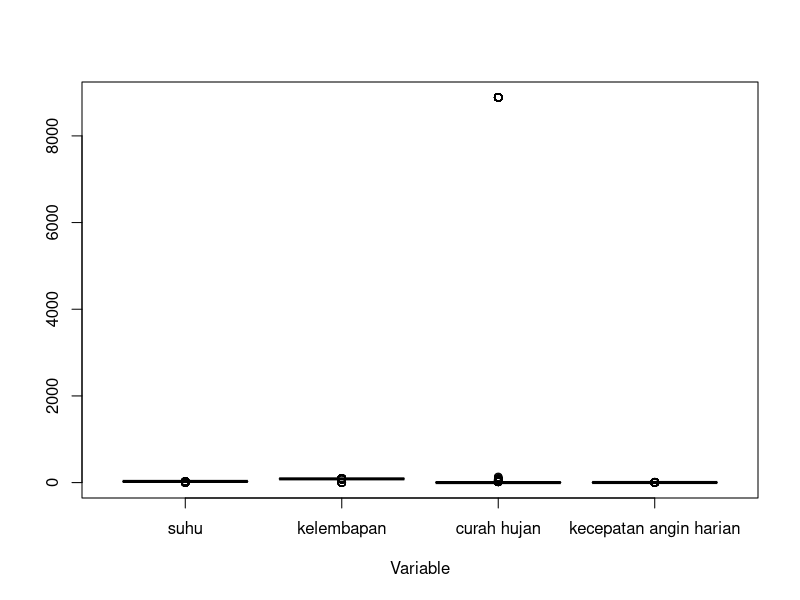
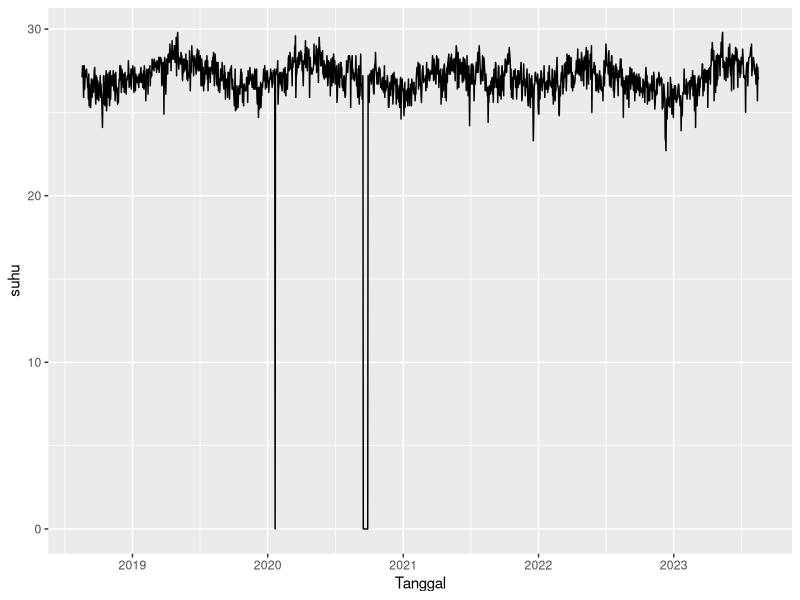
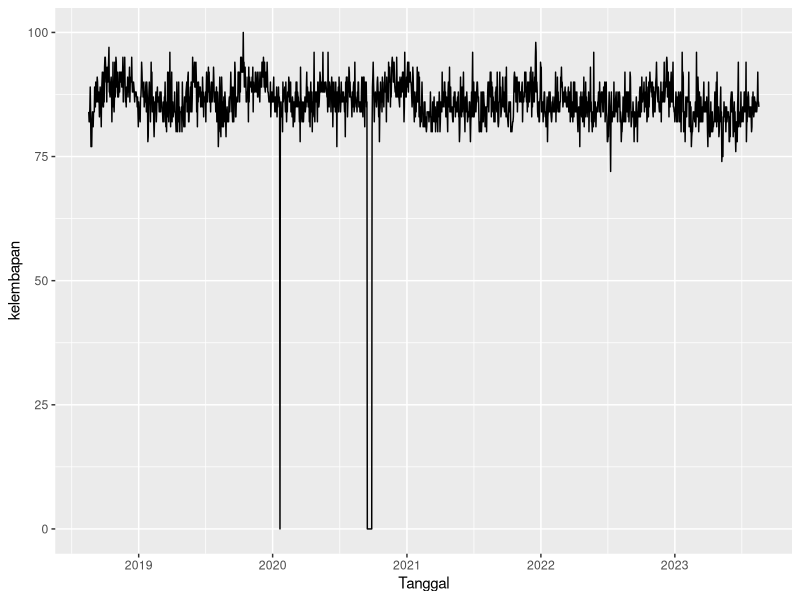
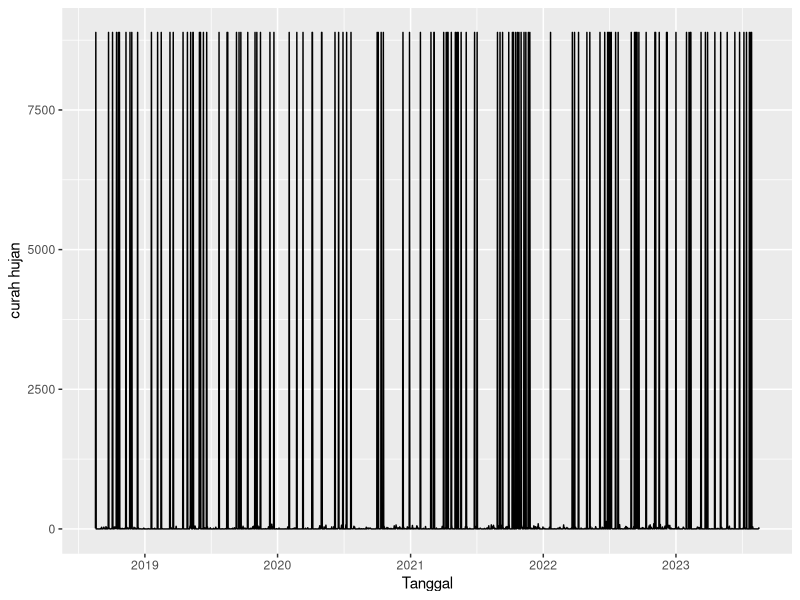
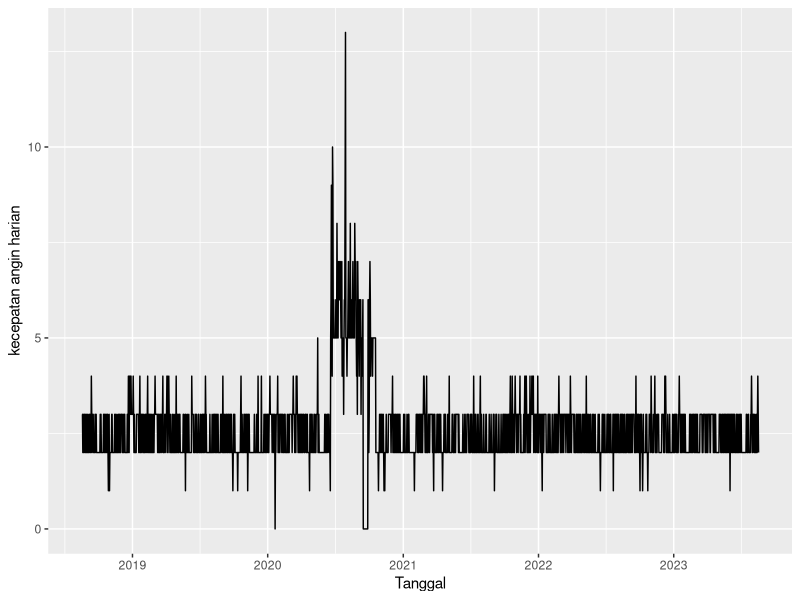
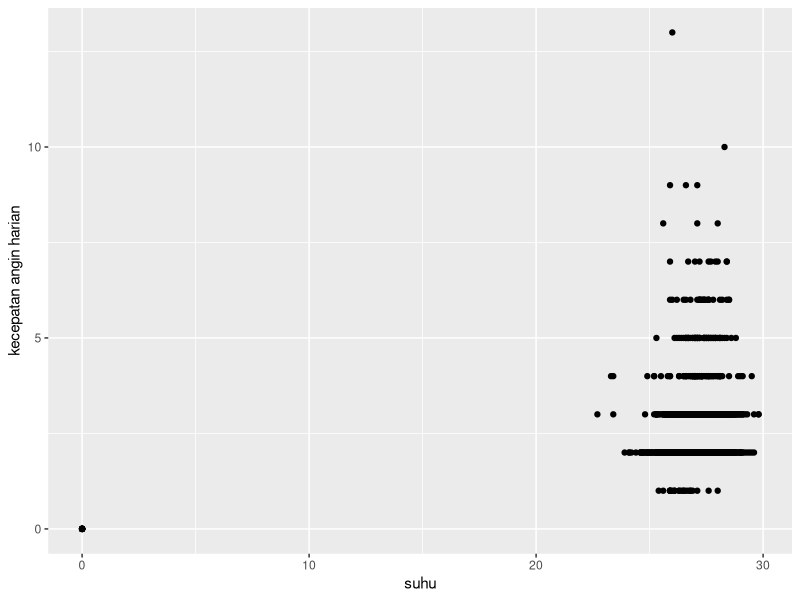
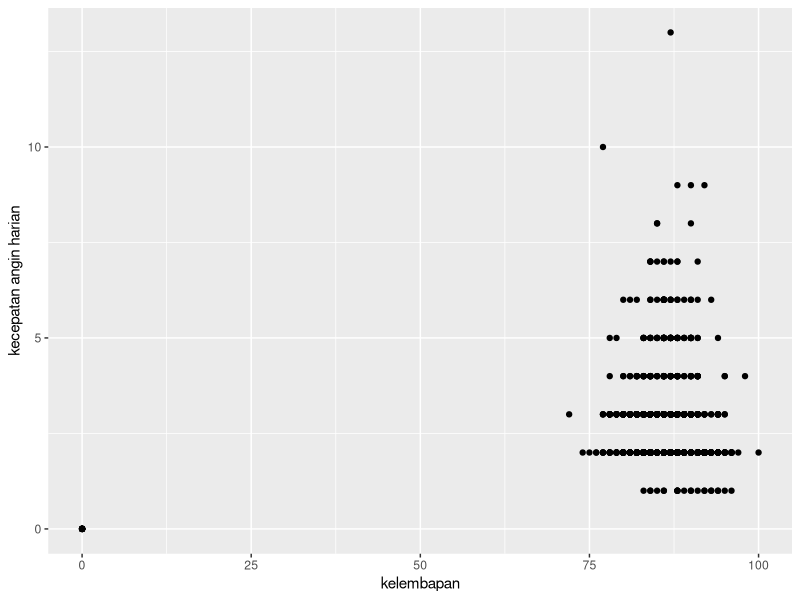
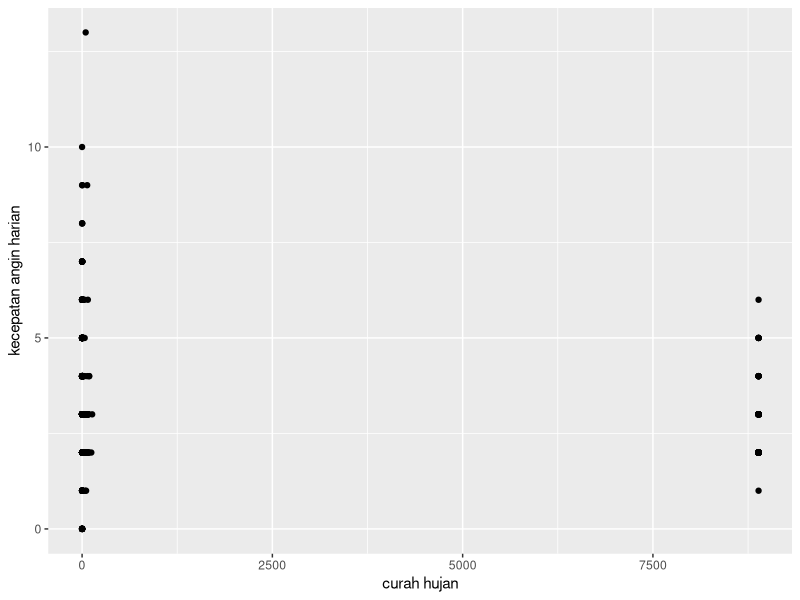

R code for these plots, in order:
# Install and load the ppr package
library(stats)
library(readxl)
library(dplyr)
library(ggplot2)
library(Metrics)

RSquare = function(y_actual,y_predict){
  cor(y_actual,y_predict)^2
}

# Generate synthetic data
data <- read_excel('Book1 Lingga Lingga.xlsx')
View(data)
data$Tanggal <- as.Date(data$Tanggal)
str(data)
data <- na.omit(data)

# Rata-rata, standar deviasi dan koefisien variasi
sapply(data[,-1], function(x) mean(x)) # Rata-rata
sapply(data[,-1], function(x) sd(x)) # Standar deviasi
sapply(data[,-1], function(x) sd(x) / mean(x) * 100) #Koefisien variasi

# Pembuatan boxplot
boxplot(data[,2:5],xlab="Variable")

# Plot time series
ggplot(data, aes(x=Tanggal, y=suhu)) +
  geom_line()
ggplot(data, aes(x=Tanggal, y=kelembapan)) +
  geom_line()
ggplot(data, aes(x=Tanggal, y=`curah hujan`)) +
  geom_line()
ggplot(data, aes(x=Tanggal, y=`kecepatan angin harian`)) +
  geom_line()

# Scatter plot
ggplot(data, aes(x=suhu, y=`kecepatan angin harian`)) +
  geom_point()
ggplot(data, aes(x=kelembapan, y=`kecepatan angin harian`)) +
  geom_point()
ggplot(data, aes(x=`curah hujan`, y=`kecepatan angin harian`)) +
  geom_point()

# Membagi data menjadi inSample dan outSample
set.seed(123)  # Ini digunakan untuk membuat pembagian menjadi acak tetap

# Buat indeks acak untuk data Anda
index_acak <- sample(1:nrow(data), nrow(data))

# Hitung jumlah baris yang akan menjadi bagian dari training set (80%)
jumlah_inSample <- round(0.8 * nrow(data))

# Bagi data menjadi training set dan testing set
inSample <- data[index_acak[1:jumlah_inSample], ]
outSample <- data[index_acak[(jumlah_inSample + 1):nrow(data)], ]
outSamplePredictor <- outSample[,-5]
# Standarisasi respon
data <- data %>% mutate_at(c('kecepatan angin harian'), ~(scale(.) %>% as.vector))
View(data)


# Fit a Projection Pursuit Regression model
# m = 1
model.ppr1 <- ppr(`kecepatan angin harian`~suhu+kelembapan+`curah hujan`,data = inSample,nterms=1)
summary(model.ppr1)
model.ppr1$alpha
model.ppr1$beta

# Prediksi
forecastedData1 <- predict(model.ppr1,newdata = outSamplePredictor)
forecastedData1 <- round(forecastedData1,digits = 0)
forecastedData1
write.csv(forecastedData1,"forecastedData1.csv")

# m = 2
model.ppr2 <- ppr(`kecepatan angin harian`~suhu+kelembapan+`curah hujan`,data = inSample,nterms=2)
summary(model.ppr2)
model.ppr2$alpha
model.ppr2$beta

# Prediksi
forecastedData2 <- predict(model.ppr2,newdata = outSamplePredictor)
forecastedData2 <- round(forecastedData2,digits = 0)
forecastedData2
write.csv(forecastedData2,"forecastedData2.csv")

# m = 3
model.ppr3 <- ppr(`kecepatan angin harian`~suhu+kelembapan+`curah hujan`,data = inSample,nterms=3)
summary(model.ppr3)
model.ppr3$alpha
model.ppr3$beta

# Prediksi
forecastedData3 <- predict(model.ppr3,newdata = outSamplePredictor)
forecastedData3 <- round(forecastedData3,digits = 0)
forecastedData3
write.csv(forecastedData3,"forecastedData3.csv")

# m = 4
model.ppr4 <- ppr(`kecepatan angin harian`~suhu+kelembapan+`curah hujan`,data = inSample,nterms=4)
summary(model.ppr4)
model.ppr4$alpha
model.ppr4$beta

# Prediksi
forecastedData4 <- predict(model.ppr4,newdata = outSamplePredictor)
forecastedData4 <- round(forecastedData4,digits = 0)
forecastedData4
write.csv(forecastedData4,"forecastedData4.csv")

# m = 5
model.ppr5 <- ppr(`kecepatan angin harian`~suhu+kelembapan+`curah hujan`,data = inSample,nterms=5)
summary(model.ppr5)
model.ppr5$alpha
model.ppr5$beta

# Prediksi
forecastedData5 <- predict(model.ppr5,newdata = outSamplePredictor)
forecastedData5 <- round(forecastedData5,digits = 0)
forecastedData5
write.csv(forecastedData5,"forecastedData5.csv")

rmse1 <- rmse(outSample$`kecepatan angin harian`, forecastedData1)
rmse2 <- rmse(outSample$`kecepatan angin harian`, forecastedData2)
rmse3 <- rmse(outSample$`kecepatan angin harian`, forecastedData3)
rmse4 <- rmse(outSample$`kecepatan angin harian`, forecastedData4)
rmse5 <- rmse(outSample$`kecepatan angin harian`, forecastedData5)

RMSE <-  data.frame(rmse1,rmse2,rmse3,rmse4,rmse5)
RMSE
write.csv(RMSE,"RMSE.csv")

R1 <- RSquare(outSample$`kecepatan angin harian`, forecastedData1)
R2 <- RSquare(outSample$`kecepatan angin harian`, forecastedData2)
R3 <- RSquare(outSample$`kecepatan angin harian`, forecastedData3)
R4 <- RSquare(outSample$`kecepatan angin harian`, forecastedData4)
R5 <- RSquare(outSample$`kecepatan angin harian`, forecastedData5)

RSQUARE <-  data.frame(R1,R2,R3,R4,R5)
RSQUARE
write.csv(RSQUARE,"RSquare.csv")

# Alpha
Alpha <- data.frame(model.ppr1$alpha,model.ppr2$alpha,model.ppr3$alpha,model.ppr4$alpha,model.ppr5$alpha)
Alpha
write.csv(Alpha,"Alpha.csv")

# Beta
Beta <- c(model.ppr1$beta,model.ppr2$beta,model.ppr3$beta,model.ppr4$beta,model.ppr5$beta)
Beta
write.csv(Beta,"Beta.csv")

# Plot perbandingan
data.forecast <- data.frame(outSample,forecastedData1,forecastedData2,forecastedData3,forecastedData4,forecastedData5)
ggplot(data.forecast, aes(x = Tanggal)) +
  geom_line(aes(y = kecepatan.angin.harian, color = "Kecepatan Angin Harian")) +
  geom_line(aes(y = forecastedData1, color = "Model 1")) +
  geom_line(aes(y = forecastedData2, color = "Model 2")) +
  geom_line(aes(y = forecastedData3, color = "Model 3")) +
  geom_line(aes(y = forecastedData4, color = "Model 4")) +
  geom_line(aes(y = forecastedData5, color = "Model 5")) +
  labs(title = "Perbandingan Hasil Forecast") +
  scale_y_continuous(limits = c(0, max(data.forecast$forecastedData5))) +
  scale_color_manual(values = c("Kecepatan Angin Harian" = "blue", "Model 1" = "red", "Model 2" = "green", "Model 3" = "purple", "Model 4" = "orange", "Model 5" = "pink")) +
  theme_minimal()
